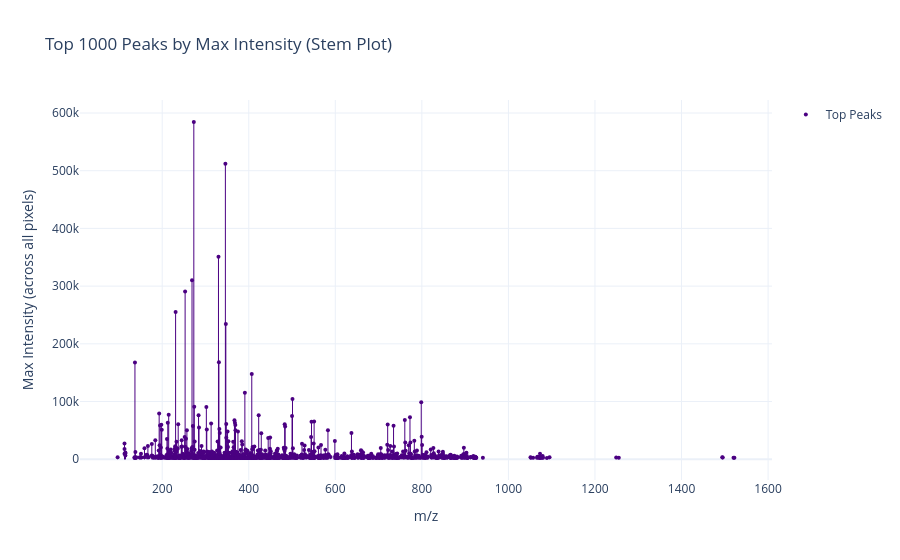

Notebook code cell kept with this figure:
### Code cell
plot_top_peaks_stem(adata_hdi, title="Top 1000 Peaks by Max Intensity (Stem Plot)")
